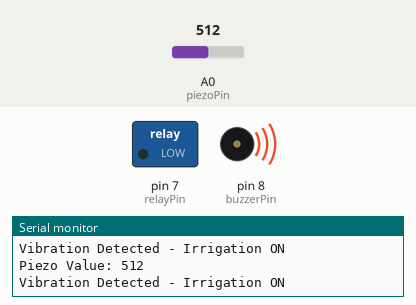
Simulated run of this sketch. Board: Arduino Uno, built with avr-gcc and run on an emulated ATmega328P. Shown: switched loads named in the sketch (green lamp = pin HIGH), buzzer (waves = sounding, pin HIGH), the last lines printed to the serial monitor. The test bench sets the inputs (shaded band); at power-on: A0 (piezoPin) = 512.

Above: at 4.3 s.
4.4 s: A0 (piezoPin) set to 316
8.9 s: A0 (piezoPin) set to 293
At 11.6 s:
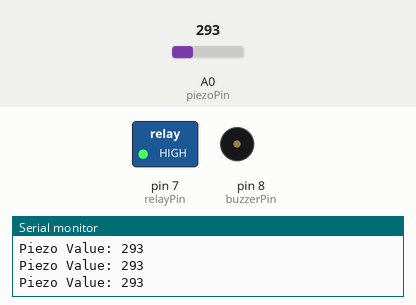
13.4 s: A0 (piezoPin) set to 306
At 14.0 s:
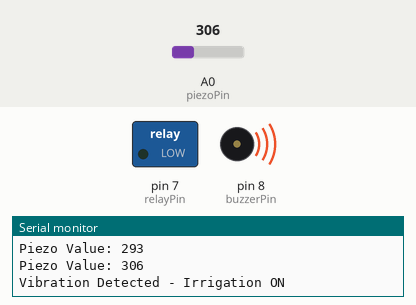
17.9 s: A0 (piezoPin) set to 290
At 21.8 s:
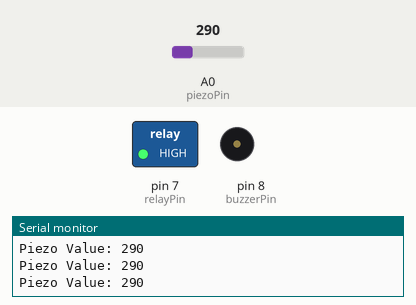
Timing chart, 0 to 23.3 s (numbered marks = the images above; inputs shaded):
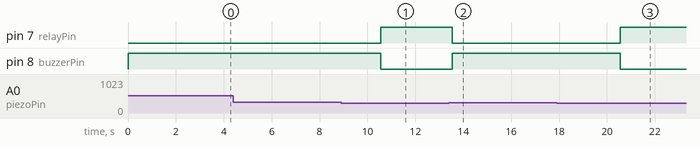

The sketch:

piezo_farming.ino
```cpp
#define piezoPin A0
#define relayPin 7
#define buzzerPin 8

int piezoValue = 0;
int threshold = 300;  // Adjust based on sensor sensitivity

void setup() {
  pinMode(relayPin, OUTPUT);
  pinMode(buzzerPin, OUTPUT);

  digitalWrite(relayPin, HIGH); // Pump OFF (Active LOW Relay)
  digitalWrite(buzzerPin, LOW);

  Serial.begin(9600);
  Serial.println("Piezoelectric Sensor Based Farming System Started");
}

void loop() {
  piezoValue = analogRead(piezoPin);
  Serial.print("Piezo Value: ");
  Serial.println(piezoValue);

  if (piezoValue > threshold) {
    digitalWrite(relayPin, LOW);   // Pump ON
    digitalWrite(buzzerPin, HIGH); // Alert
    Serial.println("Vibration Detected - Irrigation ON");
    delay(3000);
  } else {
    digitalWrite(relayPin, HIGH);  // Pump OFF
    digitalWrite(buzzerPin, LOW);
  }

  delay(500);
}
```

Measured:
- the behaviour switches between 301 and 300 on A0 (piezoPin) (found by bisection; images 0 and 1)
- after the input at 8.9 s, pin 7 (relayPin): LOW → HIGH after 1.6 s; pin 8 (buzzerPin): HIGH → LOW after 1.6 s
- after the input at 13.4 s, pin 7 (relayPin): HIGH → LOW after 0.15 s; pin 8 (buzzerPin): LOW → HIGH after 0.15 s
- after the input at 17.9 s, pin 7 (relayPin): LOW → HIGH after 2.6 s; pin 8 (buzzerPin): HIGH → LOW after 2.6 s
